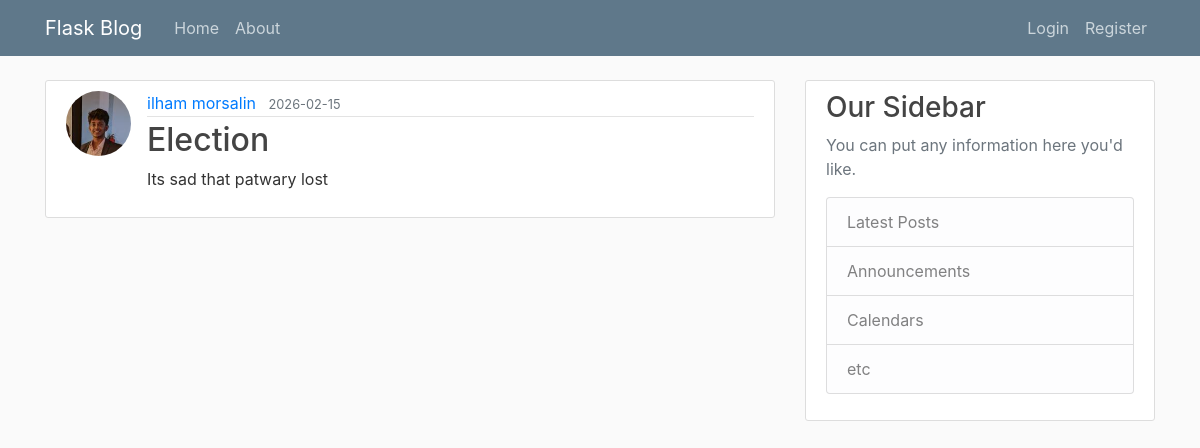
Page /post/3 on the earlier database version.
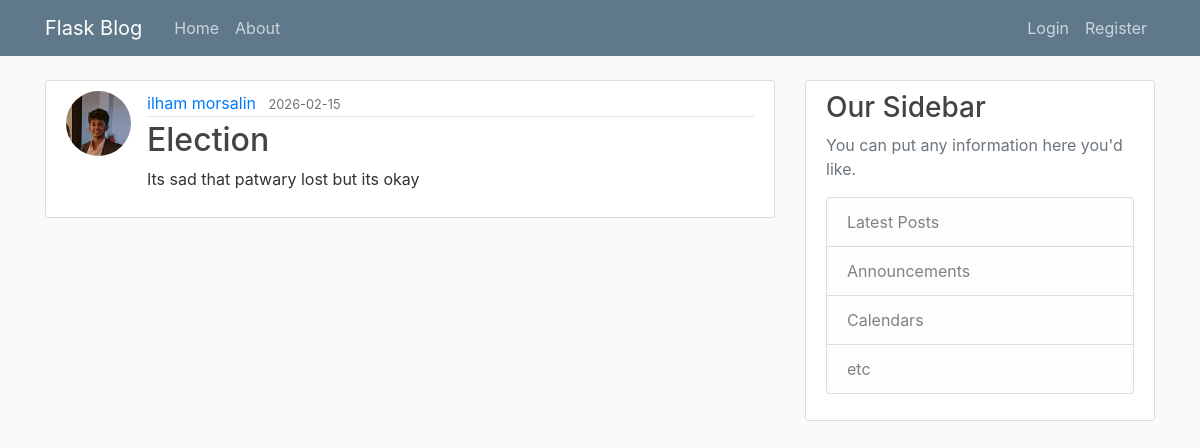
Same page on the later database version.
### flaskblog/models.py (models this page shows, shortened)
class Post(db.Model):
    id=db.Column(db.Integer , primary_key=True)
    title = db.Column(db.String(100) , nullable=False)
    date_posted= db.Column(db.DateTime , nullable=False , default=datetime.utcnow)
    content= db.Column(db.Text , nullable = False , )
    user_id= db.Column(db.Integer , db.ForeignKey('user.id') , nullable = False)

### flaskblog/routes.py (the view)
@app.route("/post/<int:post_id>")
def post(post_id):
    post = Post.query.get_or_404(post_id) #this basically means give me the post with this postID or else just return error 404
    return render_template('post.html', title= post.title , post=post)

### flaskblog/templates/post.html (shortened to what this page needs)
{% extends "layout.html" %}
{% block content %}
    <article class="media content-section">
        <img class="rounded-circle article-img" src="{{ url_for('static' , filename='profile_pics/' + post.author.image_file) }}" >
        <div class="media-body">
            <div class="article-metadata">
                <a class="mr-2" href="#">{{ post.author.username }}</a>
                <small class="text-muted">{{ post.date_posted.strftime('%Y-%m-%d') }}</small>
            </div>
            <h2 class="article-title">{{ post.title }}</a></h2>
            <p class="article-content">{{ post.content }}</p>
        </div>
    </article>
{% endblock content %}

Differences in the rows shown:
changed Post "Election": content "Its sad that patwary lost" → "Its sad that patwary lost but its okay"
